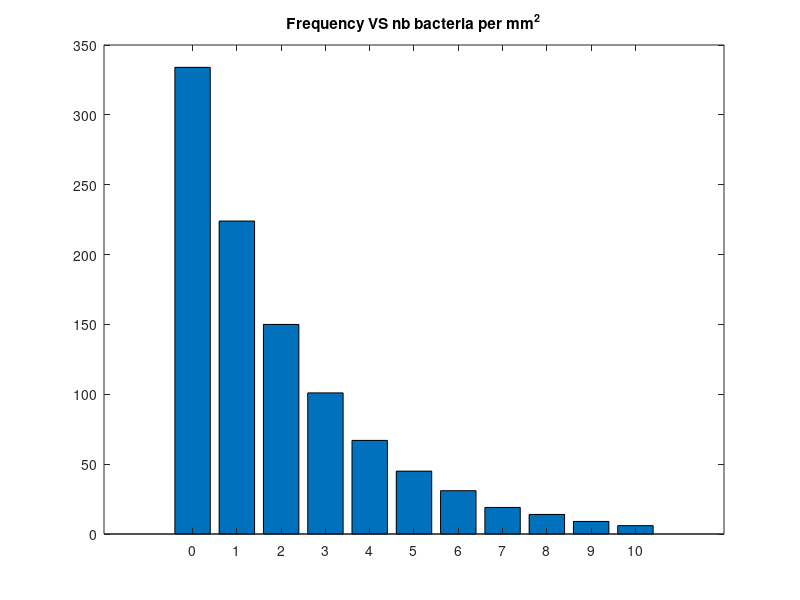

The MATLAB source for this figure: (Note: this script raises an error after producing the figure.)
%% TechMes: Chap4 - Serie 2 - Ex 2
clc; clear; close all;

%% variables
N = 1000; % nb measures
nbBacteria = 0:10;
frequencies = [334,224,150,101,67,45,31,19,14,9,6];

%% plot data
figure();
bar(nbBacteria, frequencies);
title('Frequency VS nb bacteria per mm^2')

%% stats
probabilities = frequencies/N

% average = 1.89, std = 2.15, median = 0.74
[average, std, median, ~] = histogramStats(frequencies, nbBacteria)

% we see that mode = 0

%% less than 7 bacteria active

% we sum the probabilities from 0 to 6 bacteria active
probLessThanSeven = sum(probabilities(1:7))
% about 95%
